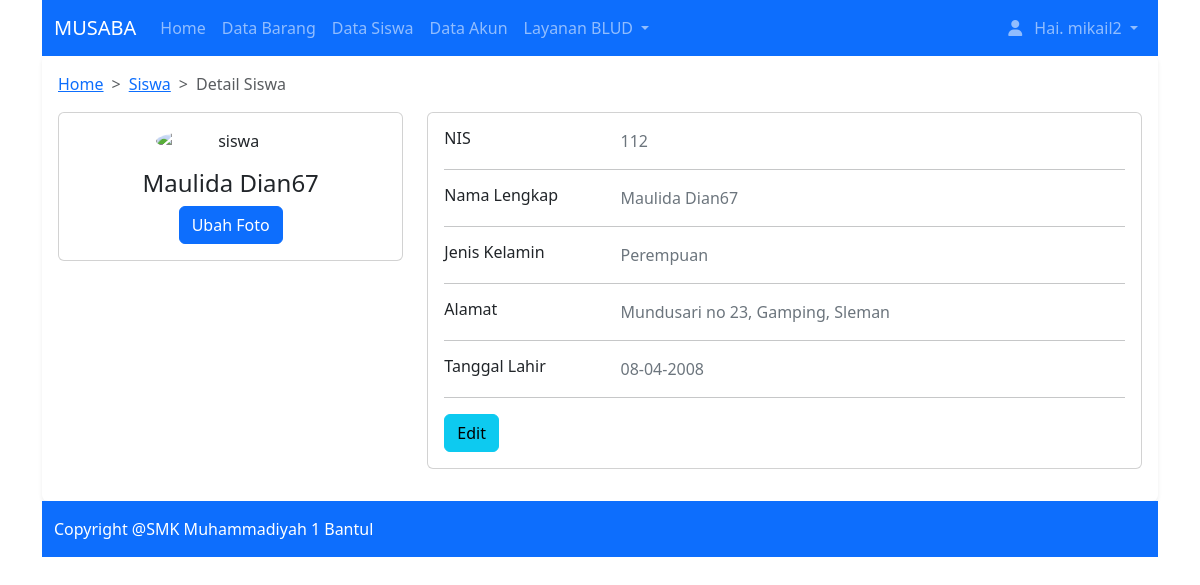
Page /index.php?p=detailsiswa&id=112 (signed in) on the committed database.
### tables this page shows
CREATE TABLE `siswa` (
  `nis` int(10) NOT NULL,
  `namasiswa` varchar(50) NOT NULL,
  `jk` enum('L','P') NOT NULL,
  `alamat` text NOT NULL,
  `tanggal_lahir` date NOT NULL,
  `foto` varchar(50) NOT NULL
);

### config/controller.php (called while the page is built, shortened)
<?php
function jenkel($jenkel)
{
  if($jenkel == 'L')
  {
    $jk = 'Laki - Laki';
    return $jk;
  }
  else
  {
    $jk = 'Perempuan';
    return $jk;
  }
}
function selectubah($query)
{
    global $koneksi;
    $result = mysqli_query($koneksi,$query);
    $row = mysqli_fetch_assoc($result);
    return $row;
}
function detailsiswa($query)
{
    global $koneksi;
    $result = mysqli_query($koneksi,$query);
    $row = mysqli_fetch_assoc($result);
    return $row;
}
?>

### detailsiswa.php (the view, shortened to what this page needs)
<?php
$id = $_GET['id'];
$siswa = detailsiswa("SELECT * FROM siswa WHERE nis = $id");
?>
<?php
$nis = $_GET['id'];
$siswaubah= selectubah("SELECT * FROM siswa WHERE nis = $nis");
?>
<nav style="--bs-breadcrumb-divider: '>';" aria-label="breadcrumb">
            <ol class="breadcrumb">
              <li class="breadcrumb-item"><a href="index.php">Home</a></li>
              <li class="breadcrumb-item"><a href="index.php?p=datasiswa">Siswa</a></li>
              <li class="breadcrumb-item active" aria-current="page">Detail Siswa</li>
            </ol>
          </nav>
<div class="row gutters-sm">
            <div class="col-md-4 mb-3">
              <div class="card">
                <div class="card-body">
                  <div class="d-flex flex-column align-items-center text-center">
                    <img src="assets/foto/<?php echo $siswa['foto']; ?>" alt="siswa" class="rounded-circle" width="150">
                    <div class="mt-3">
                      <h4><?php echo $siswa['namasiswa']; ?></h4>
                      <button type="button" class="btn btn-primary" data-bs-toggle="modal" data-bs-target="#modalubahfoto"> Ubah Foto</button>
                    </div>
                  </div>
                </div>
              </div>
            </div>
            <?php
                @$aksi = $_GET['aksi'];
                if($aksi == 'edit')
                {
                ?>
                <div class="col-md-8">
              <div class="card mb-3">
              <form action = "" method = "post">
                <div class="card-body">
                  <div class="row">
                    <div class="col-sm-3">
                      <h6 class="mb-0">NIS</h6>
                    </div>
                    <div class="col-sm-9 text-secondary">
                    <input type="text" name = "nis" class="form-control" id="validationTooltip01" value = "<?php echo $siswa['nis']; ?>" readonly required>
                    </div>
                  </div>
                  <hr>
                  <div class="row">
                    <div class="col-sm-3">
                      <h6 class="mb-0">Nama Lengkap</h6>
                    </div>
                    <div class="col-sm-9 text-secondary">
                    <input type="text" name = "namasiswa" class="form-control" id="validationTooltip01" value = "<?php echo $siswa['namasiswa']; ?>" required>
                    </div>
                  </div>
                  <hr>
                  <div class="row">
                    <div class="col-sm-3">
                      <h6 class="mb-0">Jenis Kelamin</h6>
                    </div>
                    <div class="col-sm-9 text-secondary">
                    <select name="jenkel" class="form-select" aria-label="Default select example" id="validationTooltip03" required>
                        <option value="" >Pilih Jenis Kelamin</option>
                        <option value="L" <?php if($siswa['jk'] == "L"){echo "selected";} else {} ?>>Laki - laki</option>
                        <option value="P" <?php if($siswa['jk'] == "P"){echo "selected";} else {} ?>>Perempuan</option>
                    </select>
                    </div>
                  </div>
                  <hr>
                  <div class="row">
                    <div class="col-sm-3">
                      <h6 class="mb-0">Alamat</h6>
                    </div>
                    <div class="col-sm-9 text-secondary">
                    <input type="text" name = "alamat" class="form-control" id="validationTooltip01" value = "<?php echo $siswa['alamat']; ?>" required>
                    </div>
                  </div>
                  <hr>
                  <div class="row">
                    <div class="col-sm-3">
                      <h6 class="mb-0">Tanggal Lahir</h6>
                    </div>
                    <div class="col-sm-9 text-secondary">
                    <input value="<?php echo $siswa['tanggal_lahir']; ?>"
                    class="form-control" id="validationTooltip01"
                    type="date" name = "tanggal_lahir" class="form-control" id="validationTooltip01"  required>
                    </div>
                  </div>
                  <hr>
                  <div class="row">
                    <div class="col-sm-12">
                    <a href = "index.php?p=detailsiswa&id=<?php echo $siswa['nis']; ?>"><button type="button" name="ubah3" class="btn btn-secondary"> Batal</button></a>
                    <button type="submit" name="ubah3" class="btn btn-success"> Simpan</button>
                    </div>
                  </div>
                  </form>
                </div>
              </div>
                <?php
                }
                else
                {
            ?>
            <div class="col-md-8">
              <div class="card mb-3">
                <div class="card-body">
                  <div class="row">
                    <div class="col-sm-3">
                      <h6 class="mb-0">NIS</h6>
                    </div>
                    <div class="col-sm-9 text-secondary">
                      <?php echo $siswa['nis']; ?>
                    </div>
                  </div>
                  <hr>
                  <div class="row">
                    <div class="col-sm-3">
                      <h6 class="mb-0">Nama Lengkap</h6>
                    </div>
                    <div class="col-sm-9 text-secondary">
                    <?php echo $siswa['namasiswa']; ?>
                    </div>
                  </div>
                  <hr>
                  <div class="row">
                    <div class="col-sm-3">
                      <h6 class="mb-0">Jenis Kelamin</h6>
                    </div>
                    <div class="col-sm-9 text-secondary">
                    <?php echo jenkel($siswa['jk']); ?>
                    </div>
                  </div>
                  <hr>
                  <div class="row">
                    <div class="col-sm-3">
                      <h6 class="mb-0">Alamat</h6>
                    </div>
                    <div class="col-sm-9 text-secondary">
                    <?php echo $siswa['alamat']; ?>
                    </div>
                  </div>
                  <hr>
                  <div class="row">
                    <div class="col-sm-3">
                      <h6 class="mb-0">Tanggal Lahir</h6>
                    </div>
                    <div class="col-sm-9 text-secondary">
                    <?php echo date("d-m-Y", strtotime($siswa['tanggal_lahir'])); ?>
                    </div>
                  </div>
                  <hr>
                  <div class="row">
                    <div class="col-sm-12">
                    <a class="btn btn-info "  href="index.php?p=detailsiswa&aksi=edit&id=<?php echo $siswa['nis']; ?>">Edit</a>
                    </div>
                  </div>
                </div>
              </div>
            <?php
                }
            ?>
            </div>
          </div>

### rows in the picture
siswa: namasiswa "Maulida Dian67", nis "112", jk "Perempuan", alamat "Mundusari no 23, Gamping, Sleman", tanggal_lahir "08-04-2008"

### other values in the picture
$_SESSION['nama'] "mikail2"
